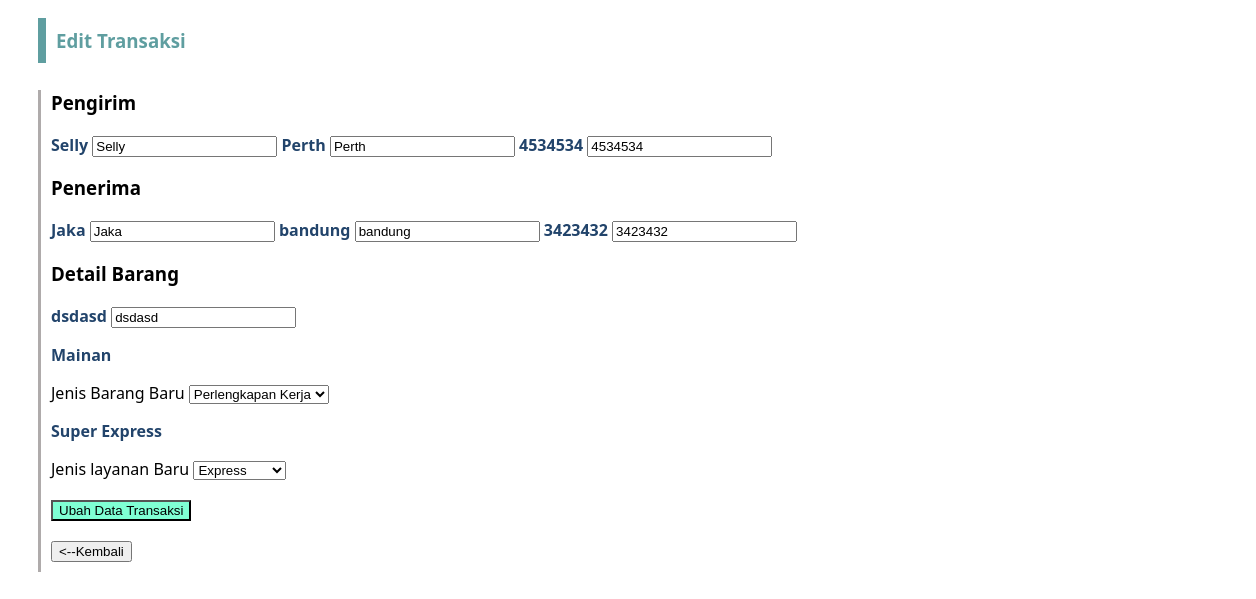
Page /page/edit-tr.php?id=74 (signed in) on the committed database.
### tables this page shows
CREATE TABLE `tb_transaksi` (
  `id` int(11) NOT NULL,
  `id_transaksi` varchar(10) NOT NULL,
  `nama_pengirim` varchar(36) NOT NULL,
  `nama_penerima` varchar(36) NOT NULL,
  `alamat_pengirim` varchar(125) NOT NULL,
  `alamat_penerima` varchar(125) NOT NULL,
  `tlp_pengirim` varchar(13) NOT NULL,
  `tlp_penerima` varchar(125) NOT NULL,
  `nama_barang` varchar(125) NOT NULL,
  `jenis_barang` varchar(125) NOT NULL,
  `layanan` varchar(125) NOT NULL,
  `harga_layanan` float NOT NULL,
  `tgl_pengiriman` date NOT NULL
);

### page/edit-tr.php (the view, shortened to what this page needs)
<!DOCTYPE html>
<html lang="en">
<head>
    <link rel="stylesheet" href="../assets/styles/style.css">
</head>
<body>
<div class="kt-container">
    <div class="kt-box2">
        <div class="kt-head">
            <h3 class="h3-kt2">Edit Transaksi</h3>
        </div>
        <div class="kt-body">
            <?php
                    include "../koneksi.php";
                    if (isset($_GET['id'])) {
                        if ($_GET['id'] != '') {
                            $id = $_GET['id'];
                            $query_edit = mysqli_query($koneksi, "SELECT * FROM tb_transaksi WHERE id=$id");
                            if ($query_edit->num_rows > 0) {
                                while ($row = $query_edit->fetch_assoc()) {
                                    $prev_nama_pengirim = $row['nama_pengirim'];
                                    $prev_nama_penerima = $row['nama_penerima'];
                                    $prev_alamat_pengirim = $row['alamat_pengirim'];
                                    $prev_alamat_penerima = $row['alamat_penerima'];
                                    $prev_tlp_pengirim = $row['tlp_pengirim'];
                                    $prev_tlp_penerima = $row['tlp_penerima'];
                                    $prev_nama_barang = $row['nama_barang'];
                                    $prev_jenis_barang = $row['jenis_barang'];
                                    $prev_layanan = $row['layanan'];
                                }
                            }
                        }
                    } else{
                        exit();
                    }
                ?>
                <form class="tr-form" action="<?php $_SERVER['PHP_SELF'] ?>" method="post">
                <div>
                    <h3>Pengirim</h3>
                    <span id="sp-edit"><?php echo $prev_nama_pengirim; ?></span>
                    <input type="text" name="nama_pengirim" placeholder="Nama Pengirim Baru" value="<?php echo $prev_nama_pengirim; ?>" id="" >
                    <span id="sp-edit"><?php echo $prev_alamat_pengirim; ?></span>
                    <input type="text" name="alamat_pengirim" placeholder="Alamat Pengirim Baru" value="<?php echo $prev_alamat_pengirim; ?>" id="" >
                    <span id="sp-edit"><?php echo $prev_tlp_pengirim; ?></span>
                    <input type="text" name="tlp_pengirim" placeholder="Telpon Pengirim Baru" value="<?php echo $prev_tlp_pengirim; ?>" id="" >
                </div>
                <div>
                    <h3>Penerima</h3>
                    <span id="sp-edit"><?php echo $prev_nama_penerima; ?></span>
                    <input type="text" name="nama_penerima" placeholder="Nama Penerima Baru" value="<?php echo $prev_nama_penerima; ?>" id="" >
                    <span id="sp-edit"><?php echo $prev_alamat_penerima; ?></span>
                    <input type="text" name="alamat_penerima" placeholder="Alamat Penerima Baru" value="<?php echo $prev_alamat_penerima; ?>" id="" >
                    <span id="sp-edit"><?php echo $prev_tlp_penerima; ?></span>
                    <input type="text" name="tlp_penerima" placeholder="Telpon Penerima Baru" value="<?php echo $prev_tlp_penerima; ?>" id="" >
                </div>
                <div>
                    <h3>Detail Barang</h3>
                    <span id="sp-edit"><?php echo $prev_nama_barang; ?></span>
                    <input type="text" name="nama_barang" placeholder="Nama Barang Baru" value="<?php echo $prev_nama_barang; ?>" id="" >
                    <p id="sp-edit"><?php echo $prev_jenis_barang; ?></p>
                    <label for="layanan" >Jenis Barang Baru</label>
                    <select name="jenis_barang" id="" >
                            <?php
                            $sql = mysqli_query($koneksi, "SELECT * FROM tb_barang");
                             if ($sql->num_rows > 0) {
                                while ($row = $sql->fetch_assoc()) {
                            ?>
                            <option value="<?php echo $prev_jenis_barang; ?>"><?php echo $row['jenis_barang'] ?></option>
                            <?php
                                }
                            }
                            ?>
                        </select>
                        <p id="sp-edit"><?php echo $prev_layanan; ?></p>
                        <label for="layanan">Jenis layanan Baru</label>
                        <select name="layanan" id="" >
                            <?php
                            $sql = mysqli_query($koneksi, "SELECT * FROM tb_layanan");
                             if ($sql->num_rows > 0) {
                                while ($row = $sql->fetch_assoc()) {
                            ?>
                            <option value="<?php echo $prev_layanan; ?>"><?php echo $row['jenis_layanan'] ?></option>
                            <?php
                                }
                            }
                            ?>
                        </select>
                </div>
                <input type="submit" value="Ubah Data Transaksi" id="input-tr">
            </form>
            <button onclick="window.location='http://localhost/pengiriman/page/transaksi.php'" id="back-btn-tr"><--Kembali</button>
        </div>
    </div>
</div>
</body>
</html>

### assets/styles/style.css (style rules this page uses)
html { font-family: system-ui, -apple-system, BlinkMacSystemFont, 'Segoe UI', Roboto, Oxygen, Ubuntu, Cantarell, 'Open Sans', 'Helvetica Neue', sans-serif; }
.h3-kt2 { margin: 10px; }
.kt-container { display: flex; flex-direction: row; height: 100vh; }
.kt-box2 { width: 100vw; margin: 10px; flex-grow: unset; }
.kt-head { display: flex; flex-direction: row; color: cadetblue; width: 100vw; border-left: 8px; border-left-color: cadetblue; border-left-style: solid; margin-bottom: 27px; }
.kt-body { height: fit-content; width: fit-content; border-left: 3px; border-left-color: rgb(175, 171, 171); border-left-style: solid; }
.tr-form { margin: 10px; }
#input-tr { margin-top: 20px; background-color: aquamarine; }
#back-btn-tr { margin-top: 20px ; margin: 10px; }
#sp-edit { color: rgb(34, 68, 107); font-weight: bold; }

### rows in the picture
tb_transaksi: nama_pengirim "Selly", alamat_pengirim "Perth", tlp_pengirim "4534534", nama_penerima "Jaka", alamat_penerima "bandung", tlp_penerima "3423432", nama_barang "dsdasd", jenis_barang "Mainan", layanan "Super Express"

### other values in the picture
form field jenis_barang "Perlengkapan Kerja"
form field layanan "Express"
